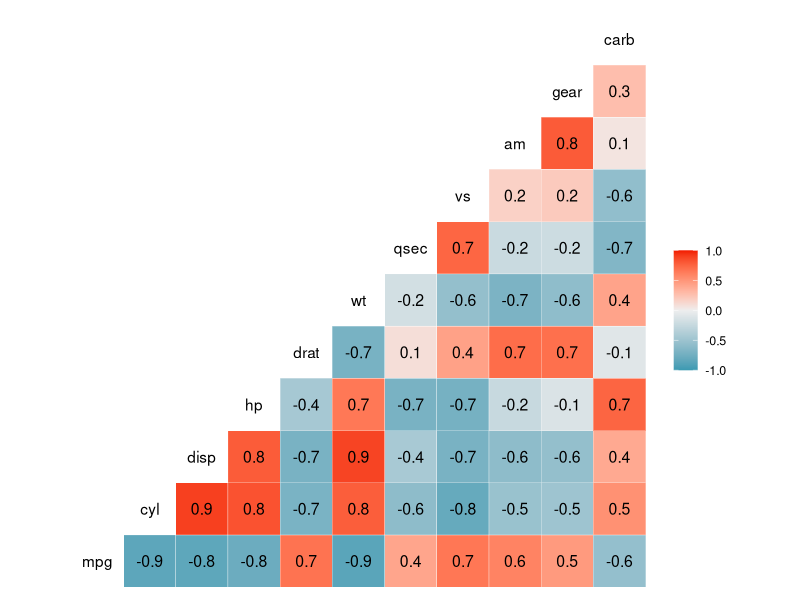
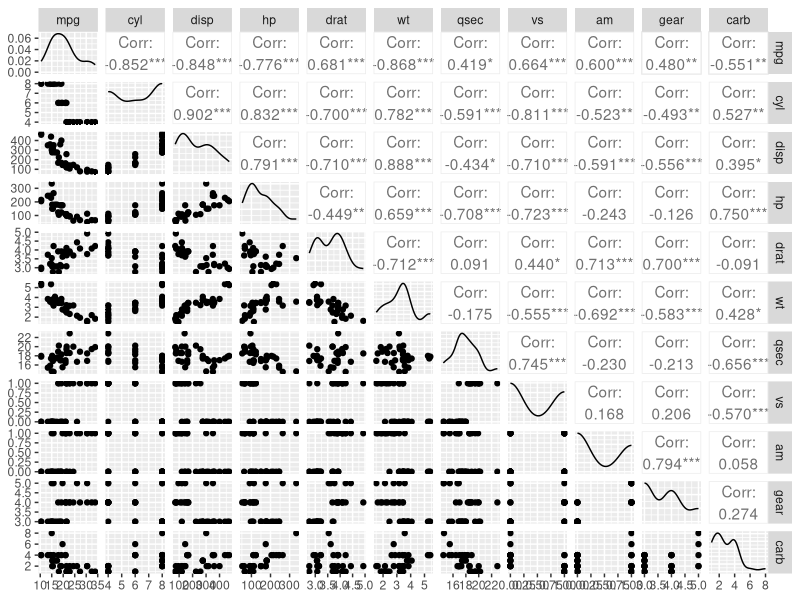

Generate these figures, in order, with R: (Note: this script raises an error after producing the figures.)
dev.off() 
str(mtcars)
ls(mtcars)
head(mtcars)
attach(mtcars)

# cyl vs am gear carb 轉 factor
cyl = factor(cyl)
vs = factor(vs)
am = factor(am)
gear = factor(gear)
carb = factor(carb)
str(mtcars)

# 各變數間的相關係數
library("GGally")
ggcorr(data = mtcars, palette = "RdYlGn",
       label = TRUE, label_color = "black")
# 使用 ggpairs() 函數產生多個變數間關係的視覺化矩陣散佈圖
ggpairs(data = mtcars)


par(mfrow=c(2,2))
scatter.smooth(x = cyl, y = mpg,main = "mpg ~ cyl")
scatter.smooth(x = wt, y = mpg,main = "mpg ~ wt")
scatter.smooth(x = drat, y = mpg,main = "mpg ~ drat")
scatter.smooth(x = vs, y = mpg,main = "mpg ~ vs")
# scatter.smooth(x = qsec, y = mpg,main = "mpg ~ qsec")


# 離群值檢測
par(mfrow=c(2,2))
boxplot(mpg, main="mpg", 
        sub=paste("Outlier rows: ", 
                  paste(boxplot.stats(mpg)$out, collapse = ",")))
boxplot(drat, main="drat", 
        sub=paste("Outlier rows: ", 
                  paste(boxplot.stats(drat)$out, collapse = ",")))

boxplot(qsec, main="qsec", 
        sub=paste("Outlier rows: ", 
                  paste(boxplot.stats(qsec)$out, collapse = ","))) # 有離群值

boxplot.stats(qsec)$out

qsecData <- mtcars
outlier <- function(x) {
  x[x > quantile(x,probs = 0.75,na.rm = T) + 1.5 * IQR(x, na.rm = T) |
      x < quantile(x,probs = 0.25, na.rm = T) - 1.5 * IQR(x, na.rm = T)] <- NA
  x
}
# apply()的第一個參數只能接受「矩陣」物件，意味著變數物件中所有的資料必須具備相同的資料型態
# 若用在其他結構的物件，如data.frame，需要先轉換成matrix資料結構
qsecData <- apply(X = qsecData,MARGIN = 2, FUN = outlier)
# tempData
qsecData<- as.data.frame(qsecData)

par(mfrow=c(1,2))
boxplot(qsecData$qsec, main="qsec", sub=paste("Outlier rows: ", 
                                              paste(boxplot.stats(qsecData$qsec)$out, collapse = ","))) 
scatter.smooth(x = qsecData$qsec, y = qsecData$mpg, main = "mpg ~ qsec")

# 3.2 資料標準化(Scaling/Normalization, 又稱正規化)處理
# 目的：可使後續進行變數間相關性衡量時，其分析結果不會因各變項的單位尺規大小不一致而影響
# 將所有數值型變數以MinMax標準化方法統一轉換至(0 to 1)的尺規區間
qsecData2 <- apply(qsecData, 2, function(x){(x-min(x, na.rm = T))/(max(x, na.rm = T)-min(x, na.rm = T))})
qsecData2 <- as.data.frame(qsecData2)


# 3.3 變數轉換 - 使變數接近常態分佈，以符合模型的統計假設
# 透過變數log10轉換，來使變數更近似常態分配(以Ozone為例)
subqsecData <- qsecData2[,c(1)]
subqsecData2 <- sapply(subqsecData, function(x){x <- log10(x+1)})
qsecData2$qsec_log10 <- as.vector(subqsecData2)

# 檢視變數轉換後qsec的機率密度分佈圖
plot(density(qsecData2$qsec_log10, na.rm = TRUE), main="Density Plot: qsec", 
     ylab="Frequency", sub=paste("Skewness:", 
                                 round(e1071::skewness(qsecData2$qsec_log10, na.rm = TRUE), 2)))

car_lm <- lm(mpg ~ drat + qsec + vs + am + gear, data = qsecData2)
summary(car_lm)

car_lm <- lm(mpg ~ drat + qsec + vs + am , data = qsecData2)
summary(car_lm)

car_lm <- lm(mpg ~ drat + qsec + vs , data = qsecData2)
summary(car_lm)

car_lm <- lm(mpg ~ drat + qsec , data = qsecData2)
summary(car_lm)

car_lm <- lm(mpg ~ drat , data = qsecData2)
summary(car_lm)

par(mfrow = c(2,2))
# 5.1 是否符合線性迴歸之基本假設：殘差變異數均一性
plot(car_lm) # 殘差變異分佈不在水平線上，且不接近零

